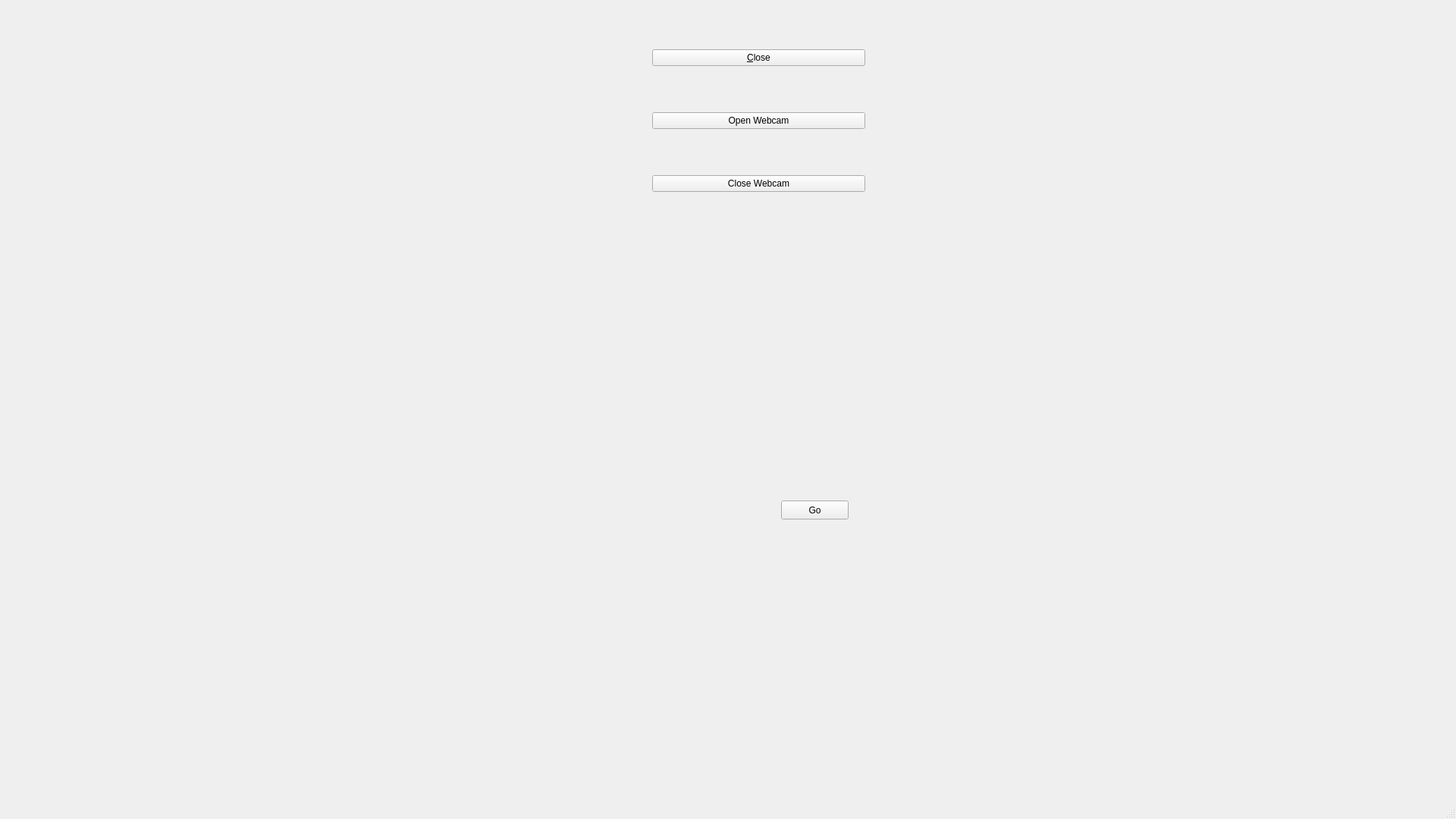
<?xml version="1.0" encoding="UTF-8"?>
<ui version="4.0">
 <class>AboutMe</class>
 <widget class="QMainWindow" name="AboutMe">
  <property name="geometry">
   <rect>
    <x>0</x>
    <y>0</y>
    <width>1920</width>
    <height>1080</height>
   </rect>
  </property>
  <property name="windowTitle">
   <string>MainWindow</string>
  </property>
  <widget class="QWidget" name="centralwidget">
   <widget class="QLabel" name="label_pic2">
    <property name="geometry">
     <rect>
      <x>20</x>
      <y>10</y>
      <width>811</width>
      <height>611</height>
     </rect>
    </property>
    <property name="text">
     <string/>
    </property>
   </widget>
   <widget class="QWidget" name="layoutWidget">
    <property name="geometry">
     <rect>
      <x>860</x>
      <y>10</y>
      <width>281</width>
      <height>301</height>
     </rect>
    </property>
    <layout class="QVBoxLayout" name="verticalLayout">
     <item>
      <widget class="QPushButton" name="pushButton">
       <property name="text">
        <string>&amp;Close</string>
       </property>
      </widget>
     </item>
     <item>
      <widget class="QPushButton" name="pushButton_open_webcam">
       <property name="text">
        <string>Open Webcam</string>
       </property>
      </widget>
     </item>
     <item>
      <widget class="QPushButton" name="pushButton_close_webcam">
       <property name="text">
        <string>Close Webcam</string>
       </property>
      </widget>
     </item>
    </layout>
   </widget>
   <widget class="QLabel" name="label_detect">
    <property name="geometry">
     <rect>
      <x>21</x>
      <y>671</y>
      <width>981</width>
      <height>17</height>
     </rect>
    </property>
    <property name="text">
     <string/>
    </property>
   </widget>
   <widget class="QPushButton" name="pushButton_Go">
    <property name="geometry">
     <rect>
      <x>1030</x>
      <y>660</y>
      <width>89</width>
      <height>25</height>
     </rect>
    </property>
    <property name="text">
     <string>Go</string>
    </property>
   </widget>
  </widget>
  <widget class="QMenuBar" name="menubar">
   <property name="geometry">
    <rect>
     <x>0</x>
     <y>0</y>
     <width>1920</width>
     <height>22</height>
    </rect>
   </property>
  </widget>
  <widget class="QStatusBar" name="statusbar"/>
 </widget>
 <resources/>
 <connections/>
</ui>
